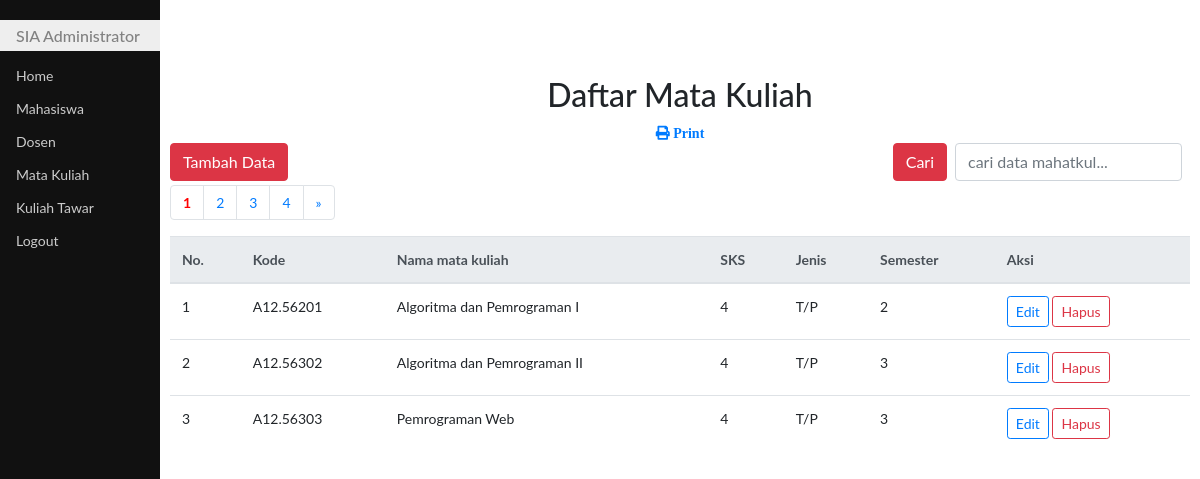
Page /updateMatkul.php on the committed database.
### tables this page shows
CREATE TABLE `matkul` (
  `idmatkul` char(10) NOT NULL,
  `namamatkul` varchar(50) DEFAULT NULL,
  `sks` int(2) DEFAULT NULL,
  `jns` char(3) DEFAULT NULL,
  `smt` varchar(10) DEFAULT NULL
);

### updateMatkul.php (the view, shortened to what this page needs)
<!DOCTYPE html>
<html>
<head>
	<link rel="stylesheet" type="text/css" href="bootstrap4/css/bootstrap.css">
	<link rel="stylesheet" type="text/css" href="css/styleku.css">
    <link rel="stylesheet" href="https://use.fontawesome.com/releases/v5.7.0/css/all.css">
</head>
<body>
<?php
require "fungsi.php";
$jmlDataPerHal = 3;
if (isset($_POST['cari'])){
	$cari=$_POST['cari'];
	$sql="select * from matkul where idmatkul like'%$cari%' or
                                  namamatkul like '%$cari%' or
                                         sks like '%$cari%' or
                                         jns like '%$cari%' or
                                          smt like '%$cari%'";
}else{
	$sql="select * from matkul";
}
$qry = mysqli_query($koneksi,$sql) or die(mysqli_error($koneksi));
$jmlData = mysqli_num_rows($qry);
$jmlHal = ceil($jmlData / $jmlDataPerHal);
if (isset($_GET['hal'])){
	$halAktif=$_GET['hal'];
}else{
	$halAktif=1;
}
$awalData=($jmlDataPerHal * $halAktif)-$jmlDataPerHal;
$kosong=false;
if (isset($_POST['cari'])){
	$cari=$_POST['cari'];
	$sql="select * from matkul where idmatkul like'%$cari%' or
                                  namamatkul like '%$cari%' or
                                        sks like '%$cari%' or
                                         jns like '%$cari%' or
            smt like '%$cari%' limit $awalData,$jmlDataPerHal";
}else{
	$sql="select * from matkul limit $awalData,$jmlDataPerHal";
}
$hasil=mysqli_query($koneksi,$sql) or die(mysqli_error($koneksi));
?>
<div class="utama">
	<h2 class="text-center" style="margin-top: 2cm;">Daftar Mata Kuliah </h2>
	<div class="text-center"><a href="prnMatkulPdf.php"><span class="fas fa-print">&nbsp;Print</span></a></div>
	<span class="float-left">
		<a class="btn btn-danger" href="addMatkul.php">Tambah Data</a>
	</span>
	<span class="float-right">
		<form action="" method="post" class="form-inline">
			<button class="btn btn-danger" type="submit">Cari</button>
			<input class="form-control mr-2 ml-2" type="text" name="cari" placeholder="cari data mahatkul..." autofocus autocomplete="off">
		</form>
	</span>
	<br><br>
	<ul class="pagination">
		<?php
		for($i=1;$i<=$jmlHal;$i++){
			if ($i==$halAktif){
				echo "<li class='page-item'><a class='page-link' href=?hal=$i style='font-weight:bold;color:red;'>$i</a></li>";
			}else{
				echo "<li class='page-item'><a class='page-link' href=?hal=$i>$i</a></li>";
			}
		}
		if ($halAktif<$jmlHal){
			$forward=$halAktif+1;
			echo "<li class='page-item'><a class='page-link' href=?hal=$forward>&raquo;</a></li>";
		}
		?>
	</ul>
	<table class="table table-hover">
	<thead class="thead-light">
	  <tr>
		<th>No.</th>
		<th>Kode</th>
		<th>Nama mata kuliah</th>
		<th>SKS</th>
		<th>Jenis</th>
		<th>Semester</th>
		<th>Aksi</th>
	  </tr>
	</thead>
	<tbody>
	<?php
	if ($kosong){
		?>
		<tr><th colspan="6">
			<div class="alert alert-info alert-dismissible fade show text-center">
			Data tidak ada
			</div>
		</th></tr>
		<?php
	}else{
		if($awalData==0){
			$no=$awalData+1;
		}else{
			$no=$awalData;
		}
		while($row=mysqli_fetch_assoc($hasil)){
			?>
			<tr>
				<td><?php echo $no?></td>
				<td><?php echo $row["idmatkul"]?></td>
				<td><?php echo $row["namamatkul"]?></td>
				<td><?php echo $row["sks"]?></td>
				<td><?php echo $row["jns"]?></td>
				<td><?php echo $row["smt"]?></td>
				<td>
				<a class="btn btn-outline-primary btn-sm" href="editMatkul.php?kode=<?php echo $row['idmatkul']?>">Edit</a>
				<a class="btn btn-outline-danger btn-sm" href="hpsMatkul.php?kode=<?php echo $row["idmatkul"]?>"onclick="return confirm('Yakin dihapus nih?')">Hapus</a></td>
			</tr>
			<?php
			$no++;
		}
	}
	?>
	</tbody>
	</table>
</div>
</body>
</html>

### css/styleku.css (style rules this page uses)
body { font-family: "Lato", sans-serif; }
.menusamping { height: 100%; width: 160px; position: fixed; z-index: 1; top: 0; left: 0; background-color: #111; overflow-x: hidden; padding-top: 20px; }
.menusamping a { padding: 6px 8px 6px 16px; text-decoration: none; font-size: 14px; color: #ccc; display: block; }
.menusamping h1 { padding: 6px 8px 6px 16px; text-decoration: none; font-size: 16px; color: #818181; background-color:#eee; display: block; }
.utama { margin-left: 160px; font-size: 14px; padding: 0px 10px; }

### rows in the picture
matkul: idmatkul "A12.56201", namamatkul "Algoritma dan Pemrograman I", sks "4", jns "T/P", smt "2"
matkul: idmatkul "A12.56302", namamatkul "Algoritma dan Pemrograman II", sks "4", jns "T/P", smt "3"
matkul: idmatkul "A12.56303", namamatkul "Pemrograman Web", sks "4", jns "T/P", smt "3"
